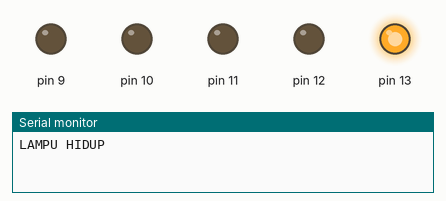
Recording of a sketch running on a simulated Arduino Uno, built with avr-gcc and run on an emulated ATmega328P. Parts: output pins drawn as LEDs (lit = HIGH), the last lines printed to the serial monitor.

Above: at 0.5 s.
At 2.5 s:
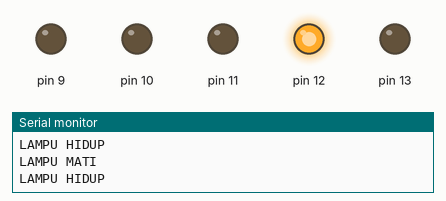
At 4.5 s:
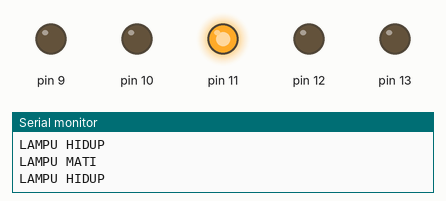
At 6.5 s:
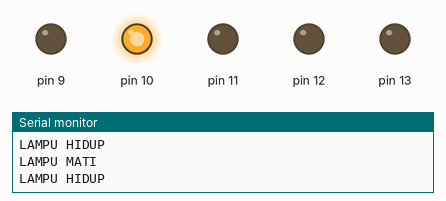
At 8.5 s:
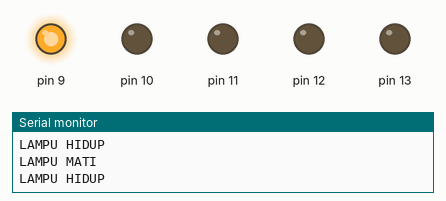
At 11.5 s:
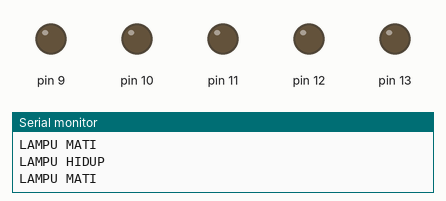
Timing chart, 0 to 13.0 s (numbered marks = the images above):
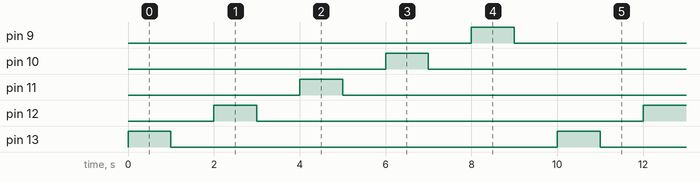

The sketch:

5_LED_MATI_NYALA_BERURUTAN.ino
```cpp
void setup() {
  Serial.begin(9600);
  pinMode(13, OUTPUT);
  pinMode(12, OUTPUT);
  pinMode(11, OUTPUT);
  pinMode(10, OUTPUT);
  pinMode(9, OUTPUT);
}

void loop() {
  digitalWrite(13, HIGH);
  Serial.println ("LAMPU HIDUP");
  delay(1000);
  digitalWrite(13, LOW);
  Serial.println ("LAMPU MATI");
  delay(1000);

  digitalWrite(12, HIGH);
  Serial.println ("LAMPU HIDUP");
  delay(1000);
  digitalWrite(12, LOW);
  Serial.println ("LAMPU MATI");
  delay(1000);

  digitalWrite(11, HIGH);
  Serial.println ("LAMPU HIDUP");
  delay(1000);
  digitalWrite(11, LOW);
  Serial.println ("LAMPU MATI");
  delay(1000);

  digitalWrite(10, HIGH);
  Serial.println ("LAMPU HIDUP");
  delay(1000);
  digitalWrite(10, LOW);
  Serial.println ("LAMPU MATI");
  delay(1000);

  digitalWrite(9, HIGH);
  Serial.println ("LAMPU HIDUP");
  delay(1000);
  digitalWrite(9, LOW);
  Serial.println ("LAMPU MATI");
  delay(1000);
}
```

Measured:
- by itself, pin 9–13: alternates HIGH for 1.0 s and LOW for 9.0 s
- by itself, everything shown: repeats every 10.0 s, in 10 steps
